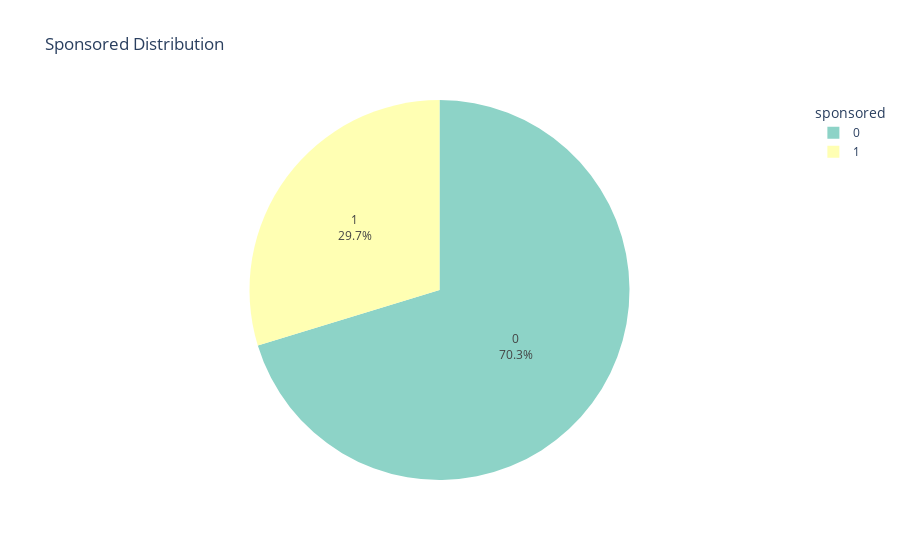

Here is the notebook cell this chart was saved with:
### Markdown cell above
#### Distribution of Sponsord jobs

### Code cell
fig = px.pie(jobs_2, names="sponsored", title="Sponsored Distribution", color_discrete_sequence=px.colors.qualitative.Set3) #Custom Color

# Customize the appearance of the chart
fig.update_traces(textposition= 'inside', textinfo= 'percent+label')
fig.update_layout(legend_title="sponsored", showlegend= True)

fig.show()

### Figure 1 — Plotly figure (JSON) as saved in the notebook; plotly's stock layout.template omitted (floating-point values rounded to 4 significant figures; data arrays with more than 128 entries replaced by an {"elided": "..."} marker saying what was removed)
{"data": [{"domain": {"x": [0, 1], "y": [0, 1]}, "hovertemplate": "sponsored=%{label}<extra></extra>", "labels": {"elided": "8852 int values"}, "legendgroup": "", "name": "", "showlegend": true, "textinfo": "percent+label", "textposition": "inside", "type": "pie"}], "layout": {"legend": {"title": {"text": "sponsored"}, "tracegroupgap": 0}, "piecolorway": ["rgb(141,211,199)", "rgb(255,255,179)", "rgb(190,186,218)", "rgb(251,128,114)", "rgb(128,177,211)", "rgb(253,180,98)", "rgb(179,222,105)", "rgb(252,205,229)", "rgb(217,217,217)", "rgb(188,128,189)", "rgb(204,235,197)", "rgb(255,237,111)"], "showlegend": true, "title": {"text": "Sponsored Distribution"}}}
